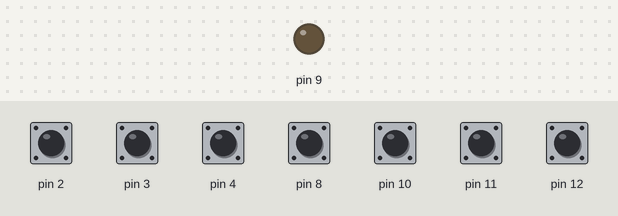
The sketch below on a simulated Arduino Uno, built with avr-gcc and run on an emulated ATmega328P. Parts: output pins drawn as LEDs (lit = HIGH). The test bench sets the inputs (shaded band); at power-on: pin 2–4, pin 8, pin 10–12 HIGH.

Above: at 5.0 s.
5.1 s: pin 2 pulled LOW for 0.15 s
At 5.22 s:
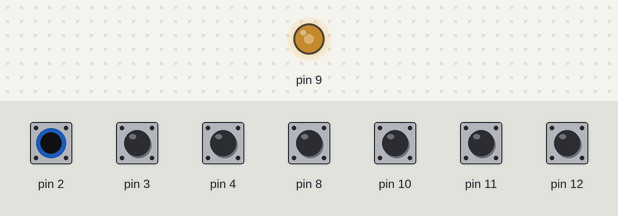
6.8 s: pin 3 pulled LOW for 0.15 s
At 7.9 s:
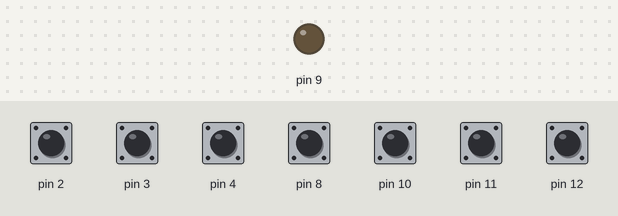
Timing chart, 0 to 9.8 s (numbered marks = the images above; inputs shaded):
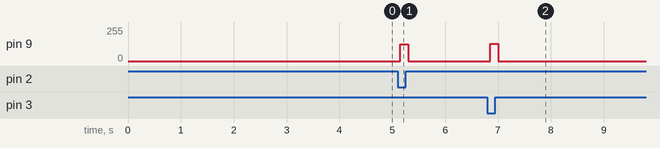

Measured:
- after the input at 5.1 s, pin 9: 0/255 → 127/255 after 0.05 s, → 0/255 0.15 s later
- after the input at 6.8 s, pin 9: 0/255 → 128/255 after 0.05 s, → 0/255 0.15 s later

The sketch:

proj9_PWM_4.ino
```cpp
#include <avr/io.h>
#include <util/delay.h>
#include <string.h>
#include <stdio.h>

//......................................................... PWM .................................................................
void PWM_init()
{
  //Tryp pracy - Fast PWM (TOP=ICR1)
  TCCR1A |= (1<<WGM11);
  TCCR1B |= (1<<WGM12);
  TCCR1B |= (1<<WGM13);

  //Prescaler 1
  TCCR1B |= (1<<CS10);

  // Ustawienie wartości ICR1 dla pełnego zakresu
  ICR1 = 0xFFFF;
}

void play(uint16_t frequency)
{
  //TOP
  ICR1 = 16000000/(1*frequency) - 1;

  //Compare output mode - włączenie sygnału PWM
  TCCR1A |= (1<<COM1A1);

  //wypełnienie 50%
  OCR1A = ICR1/2;
}


//..................................................... INTERRUPTS ..............................................................
void ExternalInterupts_init()
{
  //
  PCICR |= (1<<PCIE0);
  PCICR |= (1<<PCIE2);
  PCMSK0 |= (1<< PCINT0);
  PCMSK0 |= (1<< PCINT2);
  PCMSK0 |= (1<< PCINT3);
  PCMSK0 |= (1<< PCINT4);
  PCMSK2 |= (1<< PCINT20);
  PCMSK2 |= (1<< PCINT18);
  PCMSK2 |= (1<< PCINT19);

  //wlaczenie przerwań
  sei();
}

ISR(PCINT0_vect)
{
  if (!(PINB & (1<<PB0)))
  {
    // dzwięk E
    play(2637);
  }
  else if (!(PINB & (1<<PB2)))
  {
    // dzwięk F
    play(2793);
  }
  else if (!(PINB & (1<<PB3)))
  {
    // dzwięk G
    play(3135);
  }
  else if (!(PINB & (1<<PB4)))
  {
    // dzwięk A
    play(3520);
  }
  else
  {
    // Compare output mode - wyłączenie sygnału PWM
    TCCR1A &= ~(1<<COM1A1);
  }
}

ISR(PCINT2_vect)
{
  _delay_ms(50);
  if (!(PIND & (1<<PD4)))
  {
    // dzwięk H
    play(3951);
  }
  else if (!(PIND & (1<<PD2)))
  {
    // dzwięk C
    play(2093);
  }
  else if (!(PIND & (1<<PD3)))
  {
    // dzwięk D
    play(2349);
  }
  else
  {
    // Compare output mode - wyłączenie sygnału PWM
    TCCR1A &= ~(1<<COM1A1);
  }
}

//......................................................... MAIN ................................................................
int main()
{
  //Buzzer
  DDRB |= (1<<PB1);

  //Pull-up:
  //PCINT0
  DDRB &= ~(1<<PB0);
  PORTB |= (1<<PB0);

  //PCINT2
  DDRB &= ~(1<<PB2);
  PORTB |= (1<<PB2);

  //PCINT3
  DDRB &= ~(1<<PB3);
  PORTB |= (1<<PB3);

  //PCINT4
  DDRB &= ~(1<<PB4);
  PORTB |= (1<<PB4);

  //PCINT20
  DDRD &= ~(1<<PD4);
  PORTD |= (1<<PD4);

  //PCINT18
  DDRD &= ~(1<<PD2);
  PORTD |= (1<<PD2);

  //PCINT19
  DDRD &= ~(1<<PD3);
  PORTD |= (1<<PD3);

  PWM_init();
  ExternalInterupts_init();

  while(1)
  {}

  return 0;
}
```
